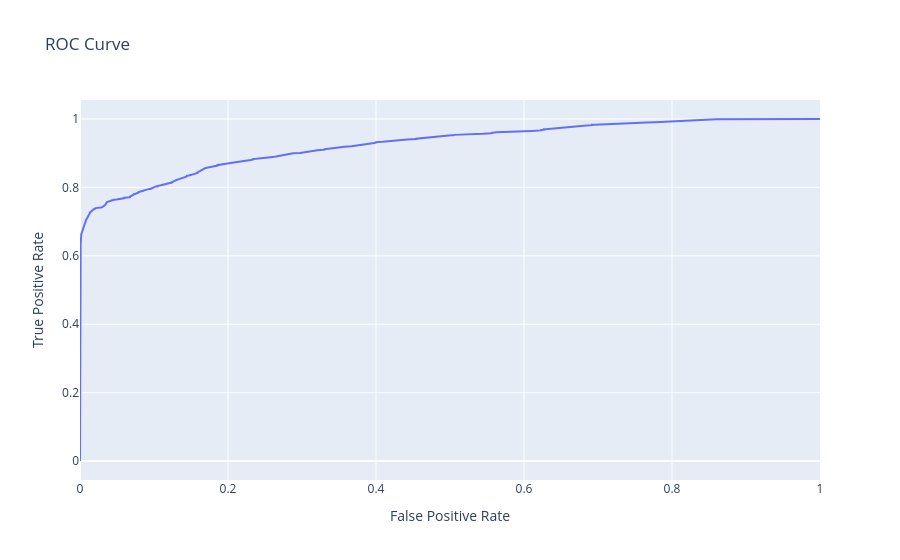

The cell this chart's notebook holds for it:
### Code cell
fig.show()

### Figure 1 — Plotly figure (JSON) as saved in the notebook; plotly's stock layout.template omitted (floating-point values rounded to 4 significant figures; data arrays with more than 128 entries replaced by an {"elided": "..."} marker saying what was removed)
{"data": [{"customdata": {"elided": "385x1 float values"}, "hovertemplate": "False Positive Rate=%{x}<br>True Positive Rate=%{y}<br>threshold=%{customdata[0]}<extra></extra>", "legendgroup": "", "line": {"color": "#636efa", "dash": "solid"}, "marker": {"symbol": "circle"}, "mode": "lines", "name": "", "orientation": "v", "showlegend": false, "type": "scatter", "x": {"elided": "385 float values"}, "xaxis": "x", "y": {"elided": "385 float values"}, "yaxis": "y"}], "layout": {"legend": {"tracegroupgap": 0}, "title": {"text": "ROC Curve"}, "xaxis": {"anchor": "y", "domain": [0, 1], "title": {"text": "False Positive Rate"}}, "yaxis": {"anchor": "x", "domain": [0, 1], "title": {"text": "True Positive Rate"}}}}
